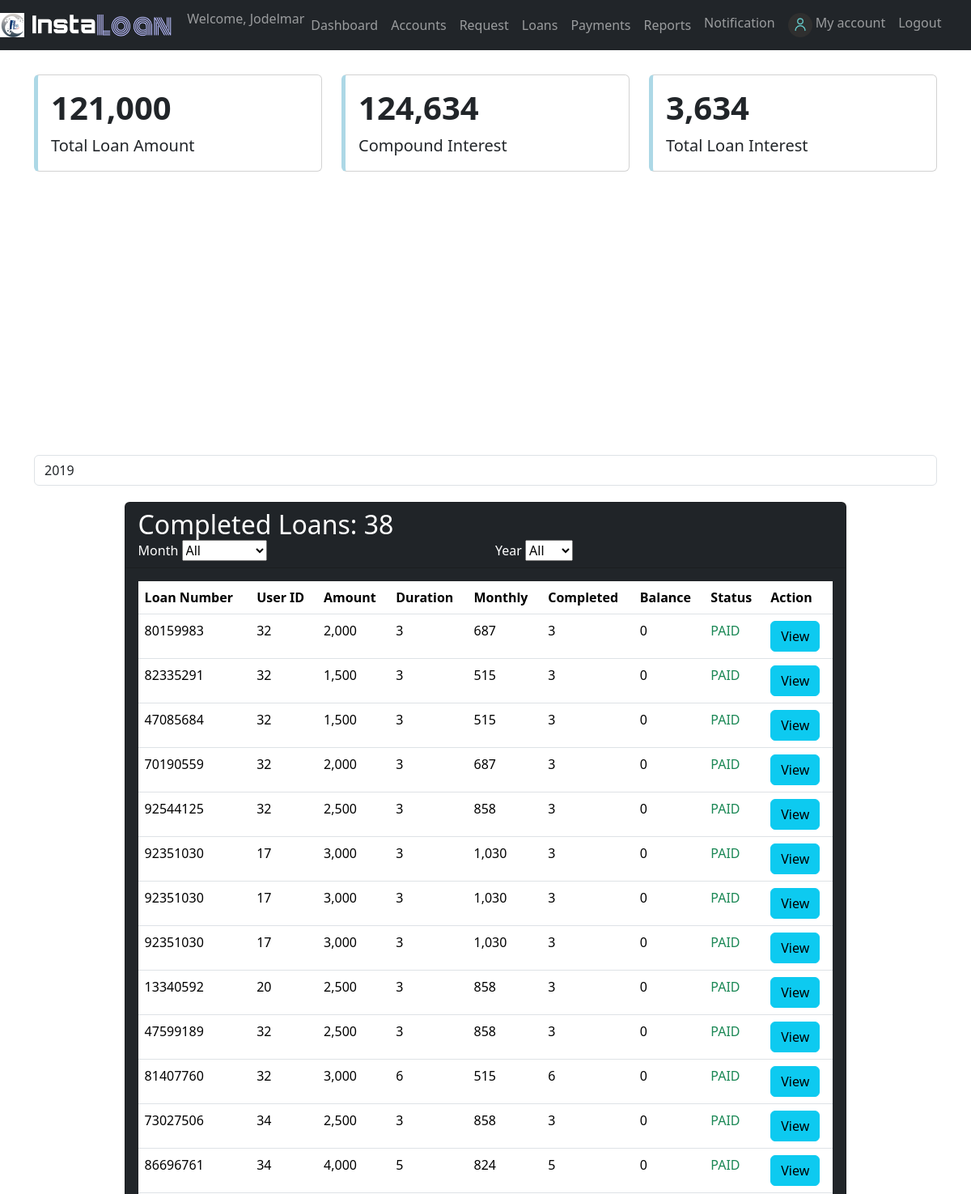
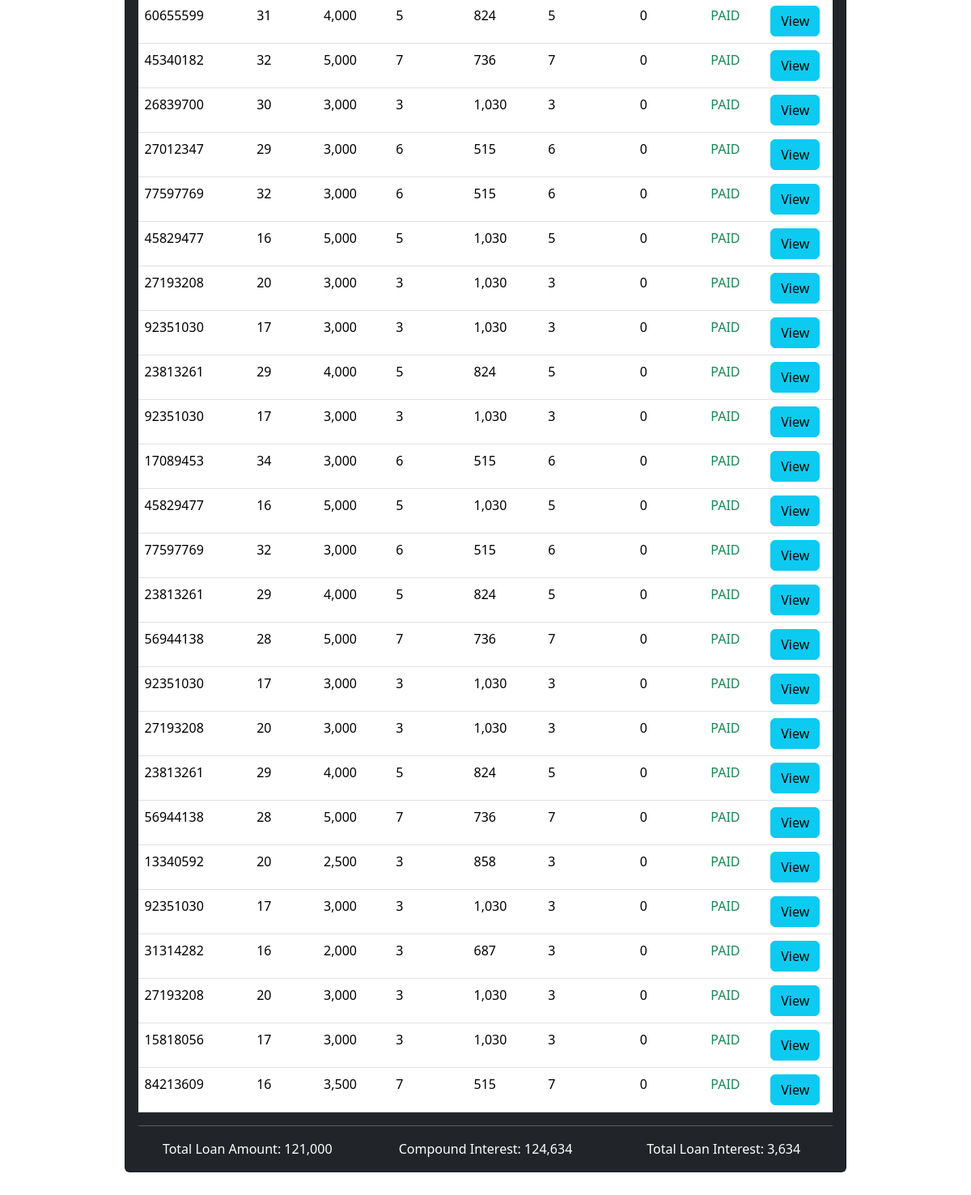
Page /Admin/reports.php?select_year=2020-08-06 (signed in) on the committed database (2 pictures, top to bottom).
### tables this page shows
CREATE TABLE `users` (
  `user_id` int(100) NOT NULL,
  `first_name` varchar(32) NOT NULL,
  `last_name` varchar(32) NOT NULL,
  `sex` varchar(6) NOT NULL,
  `contact_number` varchar(11) NOT NULL,
  `email` varchar(30) DEFAULT NULL,
  `birthdate` date DEFAULT NULL,
  `address` varchar(100) DEFAULT NULL,
  `username` varchar(32) NOT NULL,
  `password` varchar(32) NOT NULL,
  `acct_type` varchar(10) NOT NULL DEFAULT 'User'
);

CREATE TABLE `loan` (
  `loan_id` int(100) NOT NULL,
  `user_id` int(100) NOT NULL,
  `amount` int(100) NOT NULL,
  `duration` int(12) NOT NULL,
  `monthly` int(100) NOT NULL,
  `completed` int(100) NOT NULL DEFAULT 0,
  `balance` int(100) NOT NULL,
  `loan_number` int(100) NOT NULL,
  `approve_by` varchar(50) NOT NULL,
  `date_approve` date NOT NULL DEFAULT current_timestamp(),
  `status` varchar(10) NOT NULL DEFAULT 'UNPAID'
);

### Admin/reports.php (the view, shortened to what the rows shown need)
<?php
    include("../config.php");
    $user_check=$_SESSION['user'];
    $sql="SELECT * FROM users WHERE username='$user_check'";
    $stmt=$conn->query($sql);
    $row=$stmt->fetch(PDO::FETCH_ASSOC);
    $login_user=$row['first_name'];
 ?>
<!DOCTYPE html>
<html lang="en">
<head>
	<link rel="stylesheet" href="../bootstrap/css/bootstrap.css">
	<link rel="stylesheet" href="../Lending App/bootstrap/css/bootstrap.min.css">
    <link rel="stylesheet" href="../fontawesome/css/all.css">
    <link rel="stylesheet" href="../styles.css">
</head>
<body>
	<nav class="navbar navbar-expand-lg navbar-dark bg-dark">
		<div class="collapse navbar-collapse" id="navbarSupportedContent">
			<ul class="navbar-nav mr-auto">
                <li class="nav-item">
					<span class="navbar-text">Welcome, <?php echo $login_user ?></span>
				</li>
			</ul>
		</div>
	</nav>
    <?php
        $sql="SELECT SUM(amount) AS value_sum FROM loan WHERE status='PAID'";
        $stmt=$conn->query($sql);
        $row=$stmt->fetch(PDO::FETCH_ASSOC);
        $sum = $row['value_sum'];
        $sql="SELECT * FROM loan WHERE status='PAID'";
        $stmt=$conn->query($sql);
        $total=0;
        while($row=$stmt->fetch(PDO::FETCH_ASSOC)){
            $total=$total+($row['duration']*$row['monthly']);
        }
        $loan_interest=$total-$sum;
    ?>
    <div class="container">
        <div class="row">
            <div class="col-sm-4">
                <div class="card" style="border-left: 5px solid lightblue;">
                    <div class="card-body text-right">
                        <h1 class="card-title"><b><?php echo number_format($sum) ?></b></h1>
                    </div>
                </div>
            </div>
            <div class="col-sm-4">
                <div class="card" style="border-left: 5px solid lightblue;">
                <div class="card-body text-right">
                    <h1 class="card-title"><b><?php echo number_format($total) ?></b></h1>
                </div>
                </div>
            </div>
            <div class="col-sm-4">
                <div class="card" style="border-left: 5px solid lightblue;">
                <div class="card-body text-right">
                    <h1 class="card-title"><b><?php echo number_format($loan_interest) ?></b></h1>
                </div>
                </div>
            </div>
        </div>
    </div>
    <div class="container">
        <?php
            $sql="SELECT * FROM loan WHERE status='PAID'";
            if(isset($_GET['val']) || isset($_GET['year'])){
                $month=$_GET['val'];
                $year=$_GET['year'];
                if($month=="All" && $year=="All"){
                    $sql="SELECT * FROM loan WHERE status='PAID' ORDER BY loan_id DESC";
                }
                else if($month=="All" && $year!="All"){
                    $sql="SELECT * FROM loan WHERE status='PAID' AND YEAR(date_approve)='$year' ORDER BY loan_id DESC";
                }
                else if($month!="All" && $year=="All"){
                    $sql="SELECT * FROM loan WHERE status='PAID' AND MONTH(date(date_approve))='$month' ORDER BY loan_id DESC";
                }
                else{
                    $sql="SELECT * FROM loan WHERE status='PAID' AND MONTH(date(date_approve))='$month' AND YEAR(date_approve)='$year' ORDER BY loan_id DESC";
                }
            }
            else{
                $sql="SELECT * FROM loan WHERE status='PAID' ORDER BY loan_id DESC";
            }
            $stmt=$conn->query($sql);
        ?>
        <div class="card card-loan text-white bg-dark mx-auto" style="margin-top: 20px; margin-bottom: 50px;">
            <div class="card-header">
                <h2 class="d-inline">Completed Loans: <?php echo $stmt->rowCount(); ?></h2>
            </div>
            <div class="card-body">
            <table class="table table-hover table-responsive">
                    <thead>
                        <tr>
                            <th>Loan Number</th>
                            <th>User ID</th>
                            <th>Amount</th>
                            <th>Duration</th>
                            <th>Monthly</th>
                            <th>Completed</th>
                            <th>Balance</th>
                            <th>Status</th>
                            <th>Action</th>
                        </tr>
                    </thead>
                    <tbody>
                        <?php
                            while($row=$stmt->fetch(PDO::FETCH_ASSOC)){
                        ?>
                        <tr>
                            <?php
                                $id=$row['user_id'];
                                $sql="SELECT * FROM users WHERE user_id=$id";
                                $stmt2=$conn->query($sql);
                                $temp=$stmt2->fetch(PDO::FETCH_ASSOC);
                                $id=$row['approve_by'];
                                $sql="SELECT * FROM users WHERE user_id=$id";
                                $stmt3=$conn->query($sql);
                                $temp1=$stmt3->fetch(PDO::FETCH_ASSOC);
                            ?>
                            <td><?php echo $row['loan_number']; ?></td>
                            <td><?php echo $row['user_id']; ?></td>
                            <td><?php echo number_format($row['amount']); ?></td>
                            <td><?php echo $row['duration']; ?></td>
                            <td><?php echo number_format($row['monthly']); ?></td>
                            <td><?php echo $row['completed']; ?></td>
                            <td><?php echo number_format($row['balance']); ?></td>
                            <td class="text-success font-weight-bold"><?php echo $row['status']; ?></td>
                            <td>
                            <button class="btn btn-info" data-toggle="modal" data-target="#viewModal" onclick="getDetails('<?php echo $temp['first_name']; ?>',
                                                                                                                            '<?php echo $temp['last_name']; ?>',
                                                                                                                            '<?php echo $temp1['first_name']; ?>',
                                                                                                                            '<?php echo $temp1['last_name']; ?>',
                                                                                                                            <?php echo $row['amount']; ?>,
                                                                                                                            <?php echo $row['duration']; ?>,
                                                                                                                            <?php echo $row['balance']; ?>,
                                                                                                                            <?php echo $row['monthly']; ?>,
                                                                                                                            <?php echo $row['loan_number']; ?>,
                                                                                                                            <?php echo $row['completed']; ?>,
                                                                                                                            '<?php echo $row['date_approve']; ?>',
                                                                                                                            '<?php echo $row['status']; ?>')">View</button>
                            </td>
                        </tr>
                        <?php } ?>
                    </tbody>
                </table>
            </div>
        </div>
    </div>
</body>
</html>

### rows in the picture
users: first_name "Jodelmar"
loan: loan_number "80159983", user "32", amount "2,000", duration "3", monthly "687", completed "3", balance "0", status "PAID"
loan: loan_number "82335291", user "32", amount "1,500", duration "3", monthly "515", completed "3", balance "0", status "PAID"
loan: loan_number "47085684", user "32", amount "1,500", duration "3", monthly "515", completed "3", balance "0", status "PAID"
loan: loan_number "70190559", user "32", amount "2,000", duration "3", monthly "687", completed "3", balance "0", status "PAID"
loan: loan_number "92544125", user "32", amount "2,500", duration "3", monthly "858", completed "3", balance "0", status "PAID"
loan: loan_number "92351030", user "17", amount "3,000", duration "3", monthly "1,030", completed "3", balance "0", status "PAID"
loan: loan_number "92351030", user "17", amount "3,000", duration "3", monthly "1,030", completed "3", balance "0", status "PAID"
loan: loan_number "92351030", user "17", amount "3,000", duration "3", monthly "1,030", completed "3", balance "0", status "PAID"
loan: loan_number "13340592", user "20", amount "2,500", duration "3", monthly "858", completed "3", balance "0", status "PAID"
loan: loan_number "47599189", user "32", amount "2,500", duration "3", monthly "858", completed "3", balance "0", status "PAID"
loan: loan_number "81407760", user "32", amount "3,000", duration "6", monthly "515", completed "6", balance "0", status "PAID"
loan: loan_number "73027506", user "34", amount "2,500", duration "3", monthly "858", completed "3", balance "0", status "PAID"
loan: loan_number "86696761", user "34", amount "4,000", duration "5", monthly "824", completed "5", balance "0", status "PAID"
loan: loan_number "60655599", user "31", amount "4,000", duration "5", monthly "824", completed "5", balance "0", status "PAID"
loan: loan_number "45340182", user "32", amount "5,000", duration "7", monthly "736", completed "7", balance "0", status "PAID"
loan: loan_number "26839700", user "30", amount "3,000", duration "3", monthly "1,030", completed "3", balance "0", status "PAID"
loan: loan_number "27012347", user "29", amount "3,000", duration "6", monthly "515", completed "6", balance "0", status "PAID"
loan: loan_number "77597769", user "32", amount "3,000", duration "6", monthly "515", completed "6", balance "0", status "PAID"
loan: loan_number "45829477", user "16", amount "5,000", duration "5", monthly "1,030", completed "5", balance "0", status "PAID"
loan: loan_number "27193208", user "20", amount "3,000", duration "3", monthly "1,030", completed "3", balance "0", status "PAID"
loan: loan_number "92351030", user "17", amount "3,000", duration "3", monthly "1,030", completed "3", balance "0", status "PAID"
loan: loan_number "23813261", user "29", amount "4,000", duration "5", monthly "824", completed "5", balance "0", status "PAID"
loan: loan_number "92351030", user "17", amount "3,000", duration "3", monthly "1,030", completed "3", balance "0", status "PAID"
loan: loan_number "17089453", user "34", amount "3,000", duration "6", monthly "515", completed "6", balance "0", status "PAID"
loan: loan_number "45829477", user "16", amount "5,000", duration "5", monthly "1,030", completed "5", balance "0", status "PAID"
loan: loan_number "77597769", user "32", amount "3,000", duration "6", monthly "515", completed "6", balance "0", status "PAID"
loan: loan_number "23813261", user "29", amount "4,000", duration "5", monthly "824", completed "5", balance "0", status "PAID"
loan: loan_number "56944138", user "28", amount "5,000", duration "7", monthly "736", completed "7", balance "0", status "PAID"
loan: loan_number "92351030", user "17", amount "3,000", duration "3", monthly "1,030", completed "3", balance "0", status "PAID"
loan: loan_number "27193208", user "20", amount "3,000", duration "3", monthly "1,030", completed "3", balance "0", status "PAID"
loan: loan_number "23813261", user "29", amount "4,000", duration "5", monthly "824", completed "5", balance "0", status "PAID"
loan: loan_number "56944138", user "28", amount "5,000", duration "7", monthly "736", completed "7", balance "0", status "PAID"
loan: loan_number "13340592", user "20", amount "2,500", duration "3", monthly "858", completed "3", balance "0", status "PAID"
loan: loan_number "92351030", user "17", amount "3,000", duration "3", monthly "1,030", completed "3", balance "0", status "PAID"
loan: loan_number "31314282", user "16", amount "2,000", duration "3", monthly "687", completed "3", balance "0", status "PAID"
loan: loan_number "27193208", user "20", amount "3,000", duration "3", monthly "1,030", completed "3", balance "0", status "PAID"
loan: loan_number "15818056", user "17", amount "3,000", duration "3", monthly "1,030", completed "3", balance "0", status "PAID"
loan: loan_number "84213609", user "16", amount "3,500", duration "7", monthly "515", completed "7", balance "0", status "PAID"

### other values in the picture
$sum "121,000"
$total "124,634"
$loan_interest "3,634"
$stmt->rowCount() "38"
$_sum "121,000"
$_total "124,634"
$_loan_interest "3,634"
